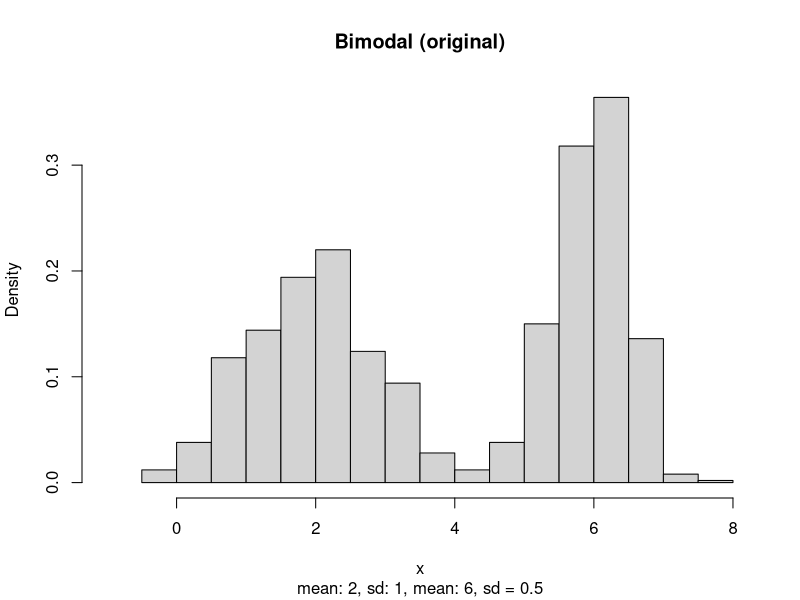
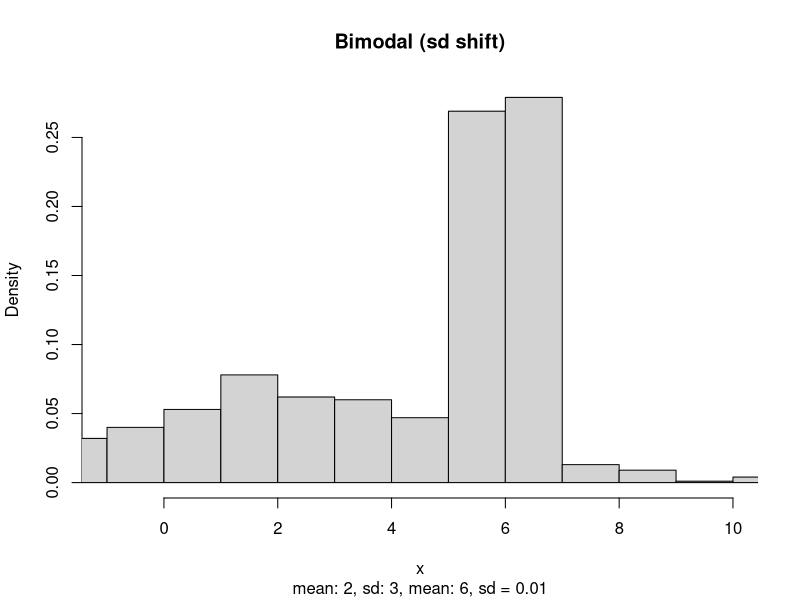
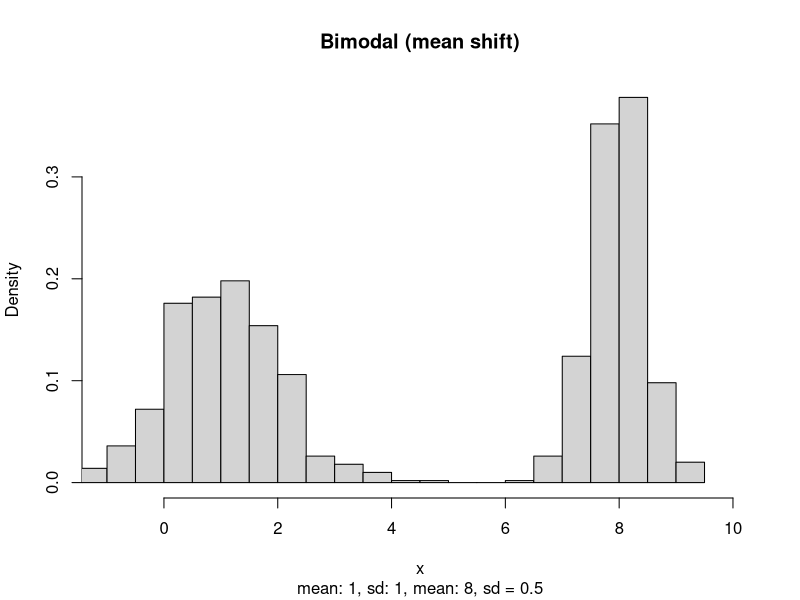
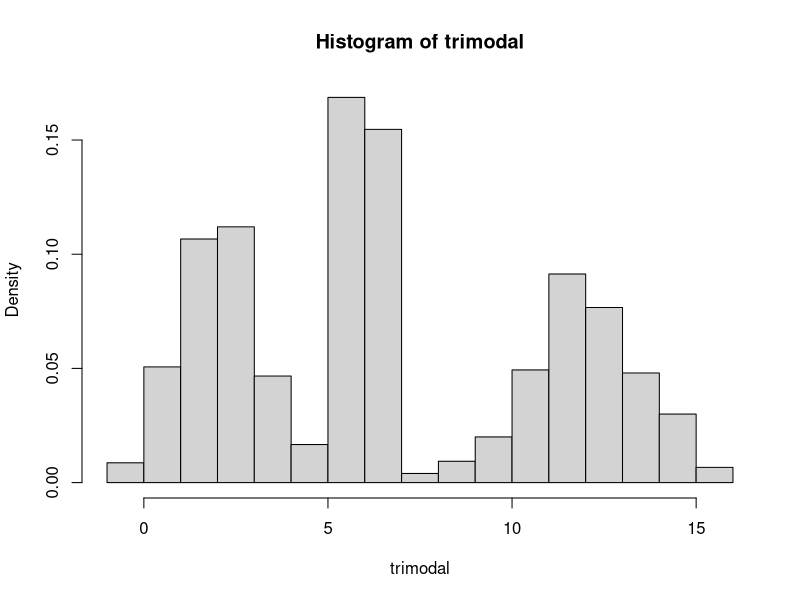
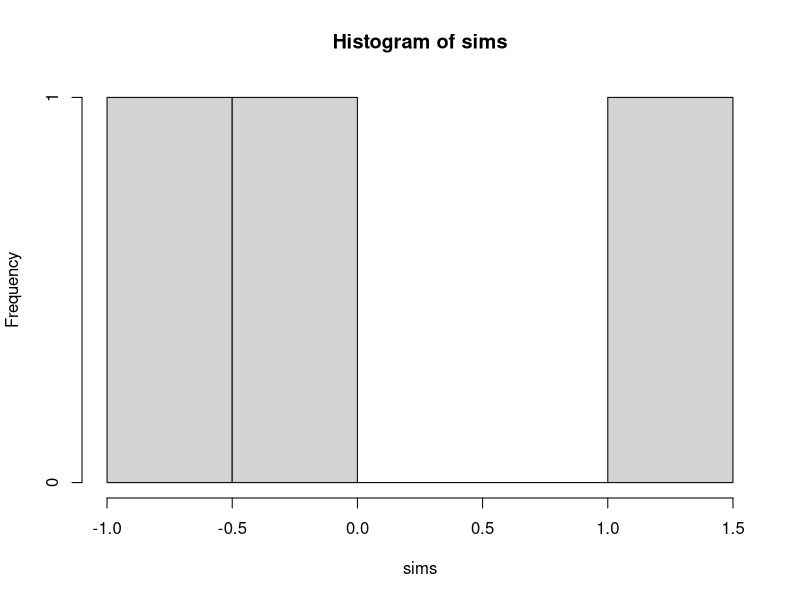

The R source for these figures, in order: (Note: this script raises an error after producing the figures.)
## ---- chunk 1
knitr::opts_chunk$set(echo = TRUE)
library(truncnorm)
rm(list = ls())
set.seed(4289)
## ---- chunk 2

x <- c(rtruncnorm(500, a=-Inf, b=Inf, mean=2, sd=1),
       rtruncnorm(500, a=-Inf, b=Inf, mean=6, sd=0.5)) 

# Summary
mean(x)
sd(x)
hist(x,breaks=18, freq=FALSE, xlim=c(-1,8),
     main = "Bimodal (original)",
     sub = "mean: 2, sd: 1, mean: 6, sd = 0.5")
## ---- chunk 3

x <- c(rtruncnorm(500, a=-Inf, b=Inf, mean=2, sd=3),
       rtruncnorm(500, a=-Inf, b=Inf, mean=6, sd=0.01))
mean(x)
sd(x)
hist(x, breaks = 18, freq = FALSE, xlim = c(-1,10),
     main = "Bimodal (sd shift)",
     sub = "mean: 2, sd: 3, mean: 6, sd = 0.01")
## ---- chunk 4
x <- c(rtruncnorm(500, a=-Inf, b=Inf, mean=1, sd=1),
       rtruncnorm(500, a=-Inf, b=Inf, mean=8, sd=0.5))
mean(x)
sd(x)
hist(x, breaks = 18, freq = FALSE, xlim = c(-1,10),
     main = "Bimodal (mean shift)",
     sub = "mean: 1, sd: 1, mean: 8, sd = 0.5")
## ---- chunk 5
trimodal <- c(rtruncnorm(500, a = -Inf, b = Inf, mean = 2, sd = 1),
              rtruncnorm(500, a = -Inf, b = Inf, mean = 6, sd = 0.5),
              rtruncnorm(500, a = -Inf, b = Inf, mean = 12, sd = 1.5))

hist(trimodal, freq = FALSE, breaks = 18)
## ---- chunk 6
x <- c(rtruncnorm(500, a=-Inf, b=Inf, mean=2, sd=1),
       rtruncnorm(500, a=-Inf, b=Inf, mean=6, sd=0.5)) 

nn <- length(x)
e <- rnorm(nn, 0, 3)
y <- 2*x+e

cor(x,y)
## ---- chunk 7
x <- c(rtruncnorm(500, a=-Inf, b=Inf, mean=2, sd=3),
       rtruncnorm(500, a=-Inf, b=Inf, mean=6, sd=3)) 

nn <- length(x)
e <- rnorm(nn, 0, 3)
y <- 2*x+e

cor(x,y)
## ---- chunk 8
# observations per peak
nn <- 3
# no. of runs
runs <- 3

# function
bimodal.run <- function() {
  x <- c(rtruncnorm(nn, a = -Inf, b = Inf, mean = 2, sd = 10),
         rtruncnorm(nn, a = -Inf, b = Inf, mean =8, sd = 10))
  e <- rnorm(nn,0,3)
  y <- 2*x+e
  mean.x <- mean(x)
  return(mean.x)
}
## ---- chunk 9
sims <- replicate(runs, bimodal.run())

hist(sims)

hist(data$x)

cor(data$x, data$y)
plot(data$x,data$y,main="Scatterplot Example",xlab="x", ylab="y",pch=19)

lm(data$y~data$x)
